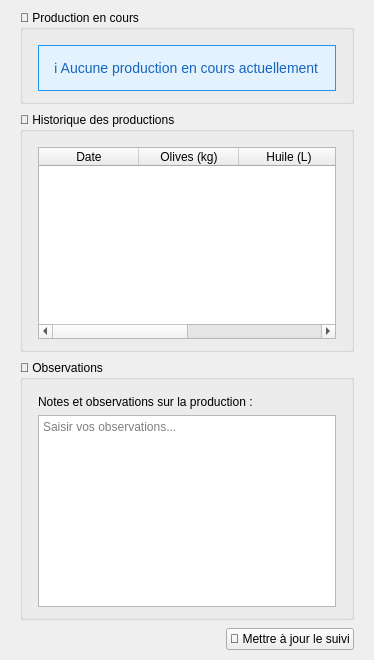
      <widget class="QWidget" name="tabSuivi">
       <attribute name="title">
        <string>📍 Suivi</string>
       </attribute>
       <layout class="QVBoxLayout" name="layoutSuivi">
        <property name="spacing">
         <number>8</number>
        </property>
        <property name="leftMargin">
         <number>20</number>
        </property>
        <property name="topMargin">
         <number>10</number>
        </property>
        <property name="rightMargin">
         <number>20</number>
        </property>
        <property name="bottomMargin">
         <number>10</number>
        </property>
        <item>
         <widget class="QGroupBox" name="groupRunningProduction">
          <property name="title">
           <string>🔄 Production en cours</string>
          </property>
          <layout class="QVBoxLayout" name="layoutRunningProduction">
           <property name="leftMargin">
            <number>15</number>
           </property>
           <property name="topMargin">
            <number>15</number>
           </property>
           <property name="rightMargin">
            <number>15</number>
           </property>
           <property name="bottomMargin">
            <number>10</number>
           </property>
           <item>
            <widget class="QLabel" name="lblRunningProduction">
             <property name="styleSheet">
              <string notr="true">background-color: #e3f2fd; color: #1565c0; border: 1px solid #2196f3; padding: 12px; font-size: 14px;</string>
             </property>
             <property name="text">
              <string>ℹ Aucune production en cours actuellement</string>
             </property>
            </widget>
           </item>
          </layout>
         </widget>
        </item>
        <item>
         <widget class="QGroupBox" name="groupHistory">
          <property name="title">
           <string>📜 Historique des productions</string>
          </property>
          <layout class="QVBoxLayout" name="layoutHistory">
           <property name="leftMargin">
            <number>15</number>
           </property>
           <property name="topMargin">
            <number>15</number>
           </property>
           <property name="rightMargin">
            <number>15</number>
           </property>
           <property name="bottomMargin">
            <number>10</number>
           </property>
           <item>
            <widget class="QTableWidget" name="tableProductionHistory">
             <property name="minimumSize">
              <size>
               <width>0</width>
               <height>120</height>
              </size>
             </property>
             <property name="alternatingRowColors">
              <bool>true</bool>
             </property>
             <property name="selectionBehavior">
              <enum>QAbstractItemView::SelectionBehavior::SelectRows</enum>
             </property>
             <column>
              <property name="text">
               <string>Date</string>
              </property>
             </column>
             <column>
              <property name="text">
               <string>Olives (kg)</string>
              </property>
             </column>
             <column>
              <property name="text">
               <string>Huile (L)</string>
              </property>
             </column>
             <column>
              <property name="text">
               <string>Statut</string>
              </property>
             </column>
            </widget>
           </item>
          </layout>
         </widget>
        </item>
        <item>
         <widget class="QGroupBox" name="groupObservations">
          <property name="title">
           <string>📝 Observations</string>
          </property>
          <layout class="QVBoxLayout" name="layoutObservations">
           <property name="leftMargin">
            <number>15</number>
           </property>
           <property name="topMargin">
            <number>15</number>
           </property>
           <property name="rightMargin">
            <number>15</number>
           </property>
           <property name="bottomMargin">
            <number>10</number>
           </property>
           <item>
            <widget class="QLabel" name="lblObservations">
             <property name="text">
              <string>Notes et observations sur la production :</string>
             </property>
            </widget>
           </item>
           <item>
            <widget class="QTextEdit" name="txtObservations">
             <property name="minimumSize">
              <size>
               <width>0</width>
               <height>50</height>
              </size>
             </property>
             <property name="placeholderText">
              <string>Saisir vos observations...</string>
             </property>
            </widget>
           </item>
          </layout>
         </widget>
        </item>
        <item>
         <layout class="QHBoxLayout" name="layoutSuiviFooter">
          <item>
           <spacer name="spacerSuiviFooter">
            <property name="orientation">
             <enum>Qt::Orientation::Horizontal</enum>
            </property>
            <property name="sizeHint" stdset="0">
             <size>
              <width>40</width>
              <height>20</height>
             </size>
            </property>
           </spacer>
          </item>
          <item>
           <widget class="QPushButton" name="btnUpdateMonitoring">
            <property name="text">
             <string>🔄 Mettre à jour le suivi</string>
            </property>
           </widget>
          </item>
         </layout>
        </item>
       </layout>
      </widget>
